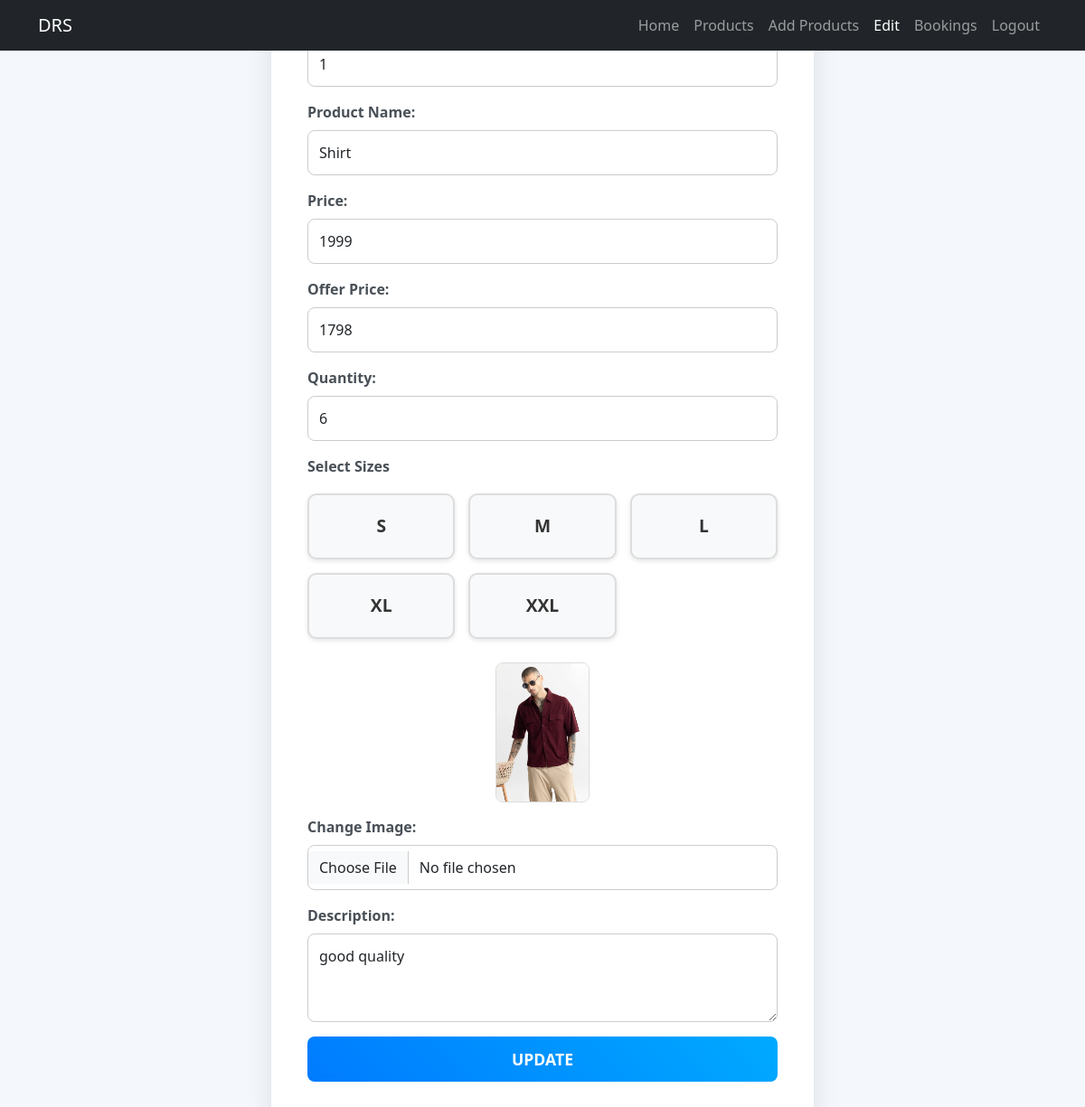
The app's page /products/edit_prod/5/ (signed in) with its own data.
### app/models.py (models this page shows, shortened)
class Product(models.Model):
    pro_id=models.TextField()
    name=models.TextField()
    price=models.IntegerField()
    ofr_price=models.IntegerField()
    img=models.FileField()
    dis=models.TextField()
    sizes = models.ManyToManyField(Size, related_name='Sizes')
    quantity = models.PositiveIntegerField(default=0)  # New field for stock quantity

class Size(models.Model):
    size = models.CharField(max_length=10)  # E.g., '6', '7', '8.5', '9', '10'

### app/views.py (the view)
# urls.py: path('products/edit_prod/<int:pid>/', views.edit_prod, name='edit_prod'),
def edit_prod(req,pid):
    if 'drs_shop' in req.session:
        if req.method=='POST':
            prd_id=req.POST['prd_id']
            prd_name=req.POST['prd_name']
            prd_price=req.POST['prd_price']
            ofr_price=req.POST['ofr_price']
            prd_dis=req.POST['prd_dis']
            img=req.FILES.get('img')
            sizes = req.POST.getlist('sizes')  # selected sizes
            quantity = req.POST['quantity']  # quantity
            product = get_object_or_404(Product, id=pid)
            product.pro_id = prd_id
            product.name = prd_name
            product.price = prd_price
            product.ofr_price = ofr_price
            product.dis = prd_dis
            product.quantity = quantity  # Update quantity
            if img:
                product.img = img
            product.sizes.clear()  # Clear existing sizes
            for size in sizes:
                size_obj, _ = Size.objects.get_or_create(size=size)
                product.sizes.add(size_obj)
            product.save()  # Save all changes
            return redirect(shp_home)
        else:
            all_sizes = Size.objects.all()  # Fetch all available sizes
            product = get_object_or_404(Product, pk=pid)  # Fetch the product to edit
            return render(req, 'shop/edit.html', {'product': product, 'all_sizes': all_sizes})
    else:
        return redirect(shp_login)

### templates/shop/edit.html (shortened to what this page needs)
<!DOCTYPE html>
<html lang="en">
<head>
    <link href="https://cdn.jsdelivr.net/npm/bootstrap@5.3.3/dist/css/bootstrap.min.css" rel="stylesheet">
</head>
<body>
    <nav class="navbar navbar-expand-lg navbar-dark bg-dark">
        <div class="container">
            <a class="navbar-brand" href="#">DRS</a>
            <div class="collapse navbar-collapse" id="navbarNav">
                <ul class="navbar-nav ms-auto">
                    <li class="nav-item"><a class="nav-link" href="/shp_home">Home</a></li>
                    <li class="nav-item"><a class="nav-link" href="/products">Products</a></li>
                    <li class="nav-item"><a class="nav-link" href="/add_prod">Add Products</a></li>
                    <li class="nav-item"><a class="nav-link active" href="#">Edit</a></li>
                    <li class="nav-item"><a class="nav-link" href="/bookings">Bookings</a></li>
                    <li class="nav-item"><a class="nav-link" href="/shp_logout">Logout</a></li>
                </ul>
            </div>
        </div>
    </nav>
    <div class="form-container">
        <div class="form-box">
            <form action="" method="post" enctype="multipart/form-data">
                <div class="mb-3">
                    <label for="prod_id" class="form-label">Product ID:</label>
                    <input type="text" class="form-control" placeholder="Enter Product ID" name="prd_id" value="{{product.pro_id}}">
                </div>
                <div class="mb-3">
                    <label for="prd_name" class="form-label">Product Name:</label>
                    <input type="text" class="form-control" placeholder="Enter Product Name" name="prd_name" value="{{product.name}}">
                </div>
                <div class="mb-3">
                    <label for="price" class="form-label">Price:</label>
                    <input type="number" class="form-control" placeholder="Enter Product Price" name="prd_price" value="{{product.price}}">
                </div>
                <div class="mb-3">
                    <label for="ofrprice" class="form-label">Offer Price:</label>
                    <input type="number" class="form-control" placeholder="Enter Offer Price" name="ofr_price" value="{{product.ofr_price}}">
                </div>
                <div class="mb-3">
                    <label for="quantity" class="form-label">Quantity:</label>
                    <input type="number" class="form-control" placeholder="Quantity" name="quantity" value="{{product.quantity}}" required>
                </div>
                <div class="mb-3">
                    <label for="sizes" class="form-label">Select Sizes</label>
                    <div class="size-options">
                        {% for size in all_sizes %}
                            <div class="size-option" id="size_{{ size.size }}">
                                <label for="checkbox_{{ size.size }}" class="size-label">{{ size.size }}</label>
                            </div>
                        {% endfor %}
                    </div>
                </div>
                <img src="{{product.img.url}}" alt="Product Image" class="img-preview">
                <div class="mb-3">
                    <label for="img" class="form-label">Change Image:</label>
                    <input type="file" class="form-control" name="img">
                </div>
                <div class="mb-3">
                    <label for="dis" class="form-label">Description:</label>
                    <textarea class="form-control" placeholder="Enter Product Details" name="prd_dis" rows="3">{{product.dis}}</textarea>
                </div>
                <button type="submit" class="btn btn-primary">UPDATE</button>
            </form>
        </div>
    </div>
</body>
</html>

### templates/shop/edit.html (style rules this page uses)
body { background-color: #f4f7fc; }
.form-container { display: flex; justify-content: center; align-items: center; height: 130vh; padding: 20px; }
.form-box { background-color: #ffffff; padding: 40px; border-radius: 15px; box-shadow: 0 10px 30px rgba(0, 0, 0, 0.1); width: 100%; max-width: 600px; transition: transform 0.3s ease, box-shadow 0.3s ease; }
.form-control { font-size: 1rem; padding: 12px; border-radius: 8px; border: 1px solid #ccc; transition: border-color 0.3s ease; }
.btn { width: 100%; padding: 12px; border-radius: 8px; font-weight: 600; font-size: 1.1rem; text-transform: uppercase; cursor: pointer; transition: background-color 0.3s ease, transform 0.3s ease; }
.btn-primary { background: linear-gradient(45deg, #007bff, #00aaff); border: none; color: white; }
.form-label { font-weight: 600; color: #495057; }
.mb-3 { margin-bottom: 20px; }
.size-options { display: grid; grid-template-columns: repeat(auto-fill, minmax(120px, 1fr)); gap: 15px; padding: 10px 0; }
.size-option { position: relative; display: flex; align-items: center; justify-content: center; background-color: #f8f9fa; border: 2px solid #ddd; border-radius: 10px; padding: 12px; cursor: pointer; transition: background-color 0.3s ease, transform 0.3s ease; box-shadow: 0 2px 5px rgba(0, 0, 0, 0.1); }
.size-label { font-size: 1.2rem; font-weight: 600; color: #333; text-align: center; padding: 8px 15px; display: inline-block; border-radius: 8px; transition: background-color 0.3s ease; }
.img-preview { display: block; margin: 15px auto; max-width: 20%; height: auto; border: 1px solid #ddd; border-radius: 8px; }

### records on screen
Product: prd_id "1", prd_name "Shirt", prd_price "1999", ofr_price "1798", quantity "6", img (picture), prd_dis "good quality"
Size: size "S"
Size: size "M"
Size: size "L"
Size: size "XL"
Size: size "XXL"
